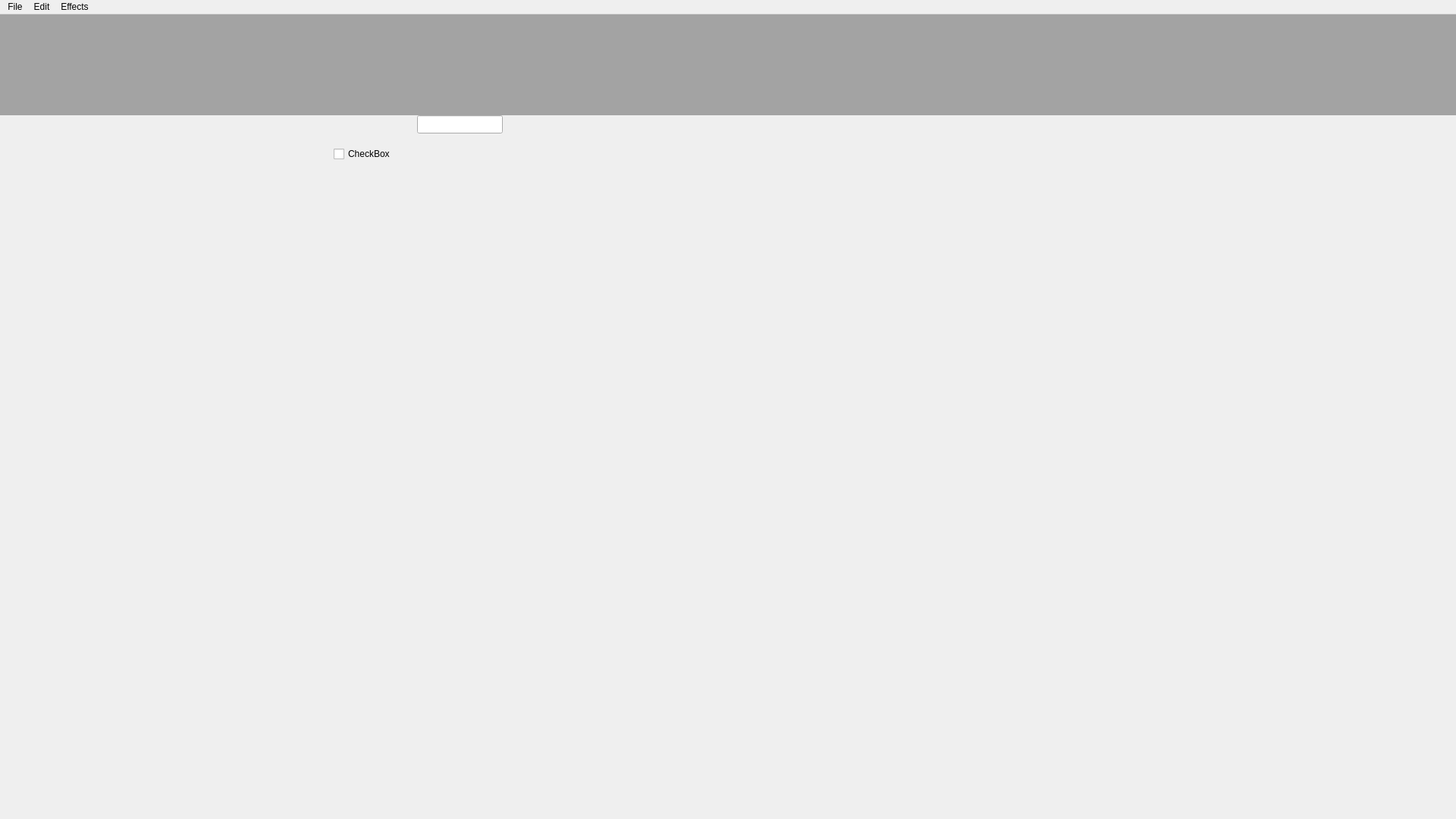
<?xml version="1.0" encoding="UTF-8"?>
<ui version="4.0">
 <class>MainEditor</class>
 <widget class="QMainWindow" name="MainEditor">
  <property name="geometry">
   <rect>
    <x>0</x>
    <y>0</y>
    <width>1920</width>
    <height>1080</height>
   </rect>
  </property>
  <property name="windowTitle">
   <string>Dialoggers | Dialogue Creator for Games</string>
  </property>
  <property name="windowIcon">
   <iconset resource="../../../Resources.qrc">
    <normaloff>:/rec/img/icons/dialoggers.png</normaloff>:/rec/img/icons/dialoggers.png</iconset>
  </property>
  <widget class="QWidget" name="centralwidget">
   <property name="layoutDirection">
    <enum>Qt::LeftToRight</enum>
   </property>
   <layout class="QVBoxLayout" name="verticalLayout">
    <property name="spacing">
     <number>0</number>
    </property>
    <property name="leftMargin">
     <number>0</number>
    </property>
    <property name="topMargin">
     <number>0</number>
    </property>
    <property name="rightMargin">
     <number>0</number>
    </property>
    <property name="bottomMargin">
     <number>0</number>
    </property>
    <item>
     <widget class="EditorTools" name="toolsWidget" native="true">
      <property name="sizePolicy">
       <sizepolicy hsizetype="Preferred" vsizetype="Preferred">
        <horstretch>1</horstretch>
        <verstretch>0</verstretch>
       </sizepolicy>
      </property>
      <property name="minimumSize">
       <size>
        <width>0</width>
        <height>133</height>
       </size>
      </property>
      <property name="maximumSize">
       <size>
        <width>16777215</width>
        <height>133</height>
       </size>
      </property>
      <property name="baseSize">
       <size>
        <width>1920</width>
        <height>133</height>
       </size>
      </property>
      <property name="styleSheet">
       <string notr="true">QWidget {
	background-color: #a3a3a3;
}</string>
      </property>
     </widget>
    </item>
    <item>
     <layout class="QGridLayout" name="gridLayout"/>
    </item>
    <item>
     <widget class="Designer" name="designerWidget" native="true">
      <property name="sizePolicy">
       <sizepolicy hsizetype="Preferred" vsizetype="Preferred">
        <horstretch>1</horstretch>
        <verstretch>1</verstretch>
       </sizepolicy>
      </property>
      <property name="styleSheet">
       <string notr="true"/>
      </property>
      <widget class="QCheckBox" name="checkBox">
       <property name="geometry">
        <rect>
         <x>440</x>
         <y>40</y>
         <width>77</width>
         <height>22</height>
        </rect>
       </property>
       <property name="text">
        <string>CheckBox</string>
       </property>
      </widget>
      <widget class="QLineEdit" name="lineEdit">
       <property name="geometry">
        <rect>
         <x>550</x>
         <y>0</y>
         <width>113</width>
         <height>24</height>
        </rect>
       </property>
      </widget>
     </widget>
    </item>
    <item>
     <spacer name="verticalSpacer">
      <property name="orientation">
       <enum>Qt::Vertical</enum>
      </property>
      <property name="sizeHint" stdset="0">
       <size>
        <width>0</width>
        <height>0</height>
       </size>
      </property>
     </spacer>
    </item>
   </layout>
  </widget>
  <widget class="QMenuBar" name="menubar">
   <property name="geometry">
    <rect>
     <x>0</x>
     <y>0</y>
     <width>1920</width>
     <height>21</height>
    </rect>
   </property>
   <widget class="QMenu" name="menuFile">
    <property name="title">
     <string>File</string>
    </property>
    <addaction name="actionNew"/>
    <addaction name="actionOpen"/>
    <addaction name="separator"/>
    <addaction name="actionSave"/>
    <addaction name="actionSaveAs"/>
    <addaction name="separator"/>
    <addaction name="actionExit"/>
   </widget>
   <widget class="QMenu" name="menuEdit">
    <property name="title">
     <string>Edit</string>
    </property>
   </widget>
   <widget class="QMenu" name="menuEffects">
    <property name="title">
     <string>Effects</string>
    </property>
   </widget>
   <addaction name="menuFile"/>
   <addaction name="menuEdit"/>
   <addaction name="menuEffects"/>
  </widget>
  <action name="actionOpen">
   <property name="icon">
    <iconset resource="../../../Resources.qrc">
     <normaloff>:/rec/img/icons/open.png</normaloff>
     <normalon>../../../img/icons/open.png</normalon>:/rec/img/icons/open.png</iconset>
   </property>
   <property name="text">
    <string>Open</string>
   </property>
   <property name="shortcut">
    <string>Ctrl+O</string>
   </property>
  </action>
  <action name="actionSave">
   <property name="icon">
    <iconset resource="../../../Resources.qrc">
     <normaloff>:/rec/img/icons/save.png</normaloff>:/rec/img/icons/save.png</iconset>
   </property>
   <property name="text">
    <string>Save</string>
   </property>
   <property name="shortcut">
    <string>Ctrl+S</string>
   </property>
  </action>
  <action name="actionSaveAs">
   <property name="icon">
    <iconset resource="../../../Resources.qrc">
     <normaloff>:/rec/img/icons/save-as.png</normaloff>:/rec/img/icons/save-as.png</iconset>
   </property>
   <property name="text">
    <string>Save As</string>
   </property>
   <property name="shortcut">
    <string>Ctrl+Shift+S</string>
   </property>
  </action>
  <action name="actionExit">
   <property name="text">
    <string>Exit</string>
   </property>
   <property name="shortcut">
    <string>Ctrl+W</string>
   </property>
  </action>
  <action name="actionCopy">
   <property name="text">
    <string>Copy</string>
   </property>
   <property name="shortcut">
    <string>Ctrl+C</string>
   </property>
  </action>
  <action name="actionPaste">
   <property name="text">
    <string>Paste</string>
   </property>
   <property name="shortcut">
    <string>Ctrl+V</string>
   </property>
  </action>
  <action name="actionCut">
   <property name="text">
    <string>Cut</string>
   </property>
   <property name="shortcut">
    <string>Ctrl+X</string>
   </property>
  </action>
  <action name="actionUndo">
   <property name="text">
    <string>Undo</string>
   </property>
   <property name="shortcut">
    <string>Ctrl+Z</string>
   </property>
  </action>
  <action name="actionRedo">
   <property name="text">
    <string>Redo</string>
   </property>
   <property name="shortcut">
    <string>Ctrl+Y</string>
   </property>
  </action>
  <action name="actionNew">
   <property name="icon">
    <iconset resource="../../../Resources.qrc">
     <normaloff>:/rec/img/icons/new.png</normaloff>:/rec/img/icons/new.png</iconset>
   </property>
   <property name="text">
    <string>New</string>
   </property>
   <property name="toolTip">
    <string>Creates a new dialogue file.</string>
   </property>
  </action>
 </widget>
 <customwidgets>
  <customwidget>
   <class>EditorTools</class>
   <extends>QWidget</extends>
   <header>widgets/editor/EditorTools/editortools.h</header>
   <container>1</container>
   <slots>
    <slot>createTextField()</slot>
    <slot>pasteButton()</slot>
   </slots>
  </customwidget>
  <customwidget>
   <class>Designer</class>
   <extends>QWidget</extends>
   <header>widgets/editor/Designer/designer.h</header>
   <container>1</container>
  </customwidget>
 </customwidgets>
 <resources>
  <include location="../../../Resources.qrc"/>
 </resources>
 <connections/>
</ui>
